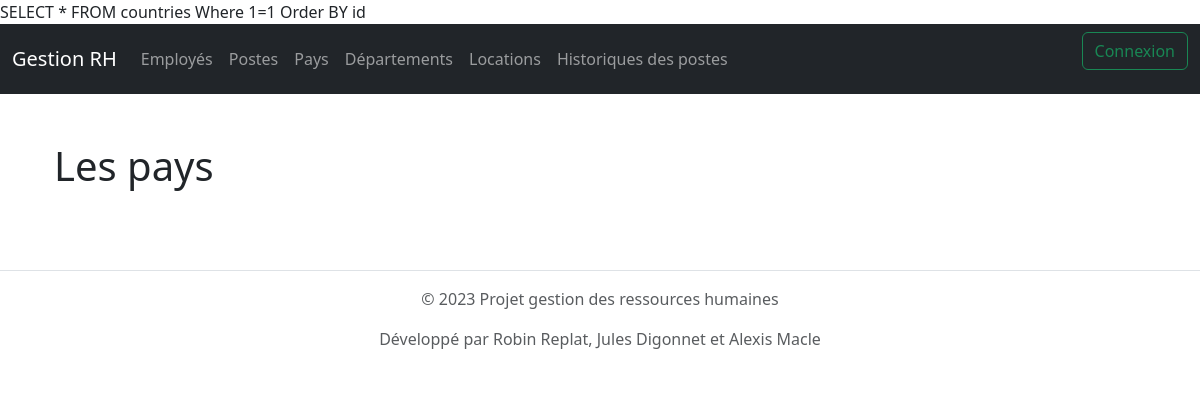
Page /countries on the earlier database version.
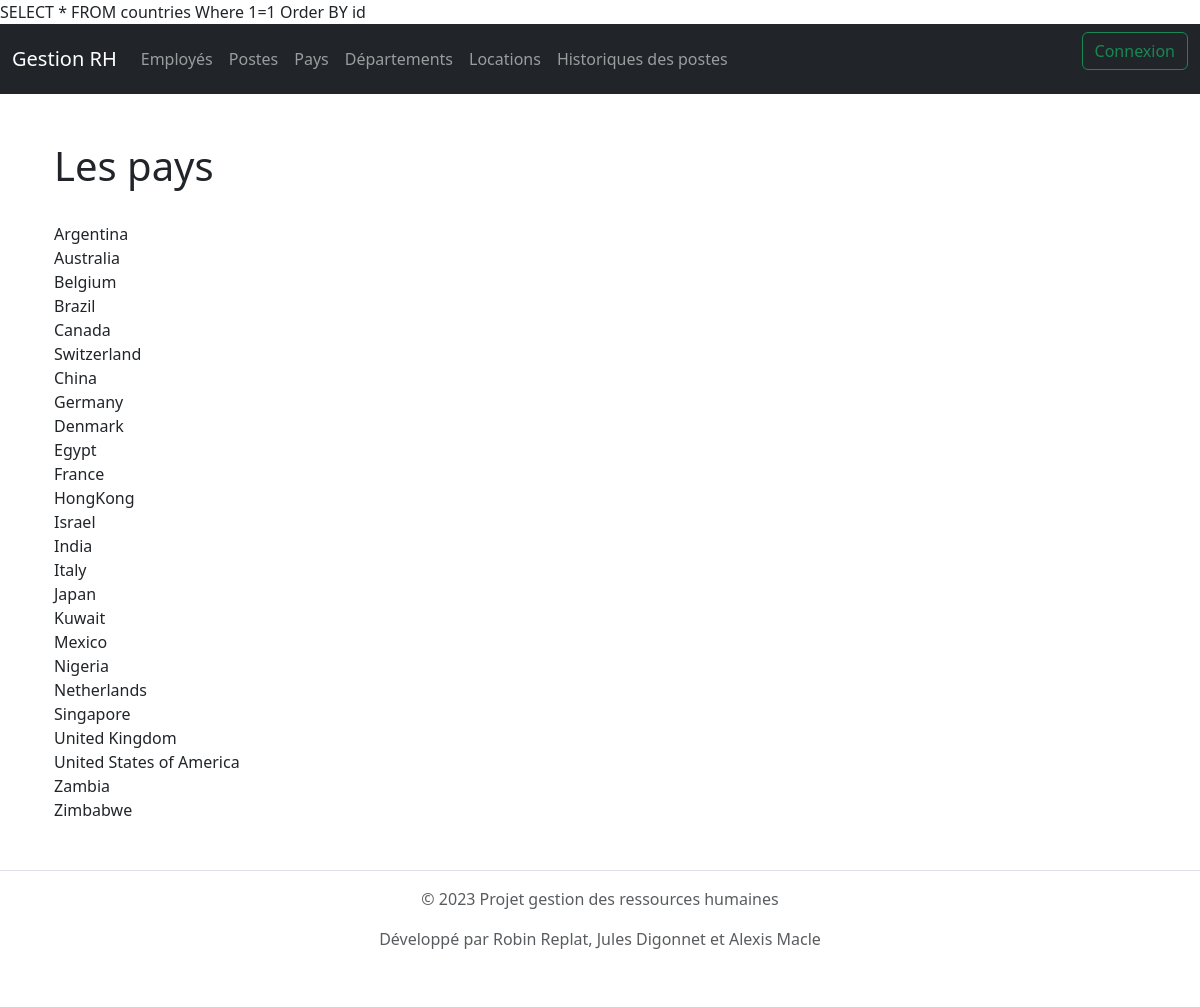
Same page on the later database version.
### tables this page shows
CREATE TABLE `countries` (
  `id` int NOT NULL,
  `COUNTRIES_NAMES` varchar(255) NOT NULL,
  `SHORT_NAMES` varchar(2) NOT NULL,
  `REGION_ID` int NOT NULL
);

### src/controllers/countries.php (called while the page is built, shortened)
<?php
class countries extends controller
{
    var $countrie;
    public function __construct()
    {
        $this->countrie = $this->models['countrie'];
    }
    public function index(): void
    {
        $d = [];
        $d['countries'] = $this->countrie->getAllcountries();
        $this->render('index');
    }
}

### src/core/model.php (called while the page is built, shortened)
<?php
class Model
{
    public $table;
    public $conf = "default";
    public $db;
    function __construct()
    {
        $conf = conf::$databases[$this->conf];
        try {
            $this->db = new PDO(
                'mysql:host=' . $conf['host'] . ';dbname=' . $conf['database'],
                $conf['public'],
                $conf['password'],
                array(
                    PDO::MYSQL_ATTR_INIT_COMMAND => 'SET NAMES utf8',
                    PDO::ATTR_ERRMODE => PDO::ERRMODE_WARNING
                )
            );
        } catch (PDOException $e) {
            print "Erreur !: " . $e->getMessage() . "<br/>";
            die();
        }
    }
    function find($data)
    {
        $fields = "*";
        $inner = " ";
        $union = " ";
        $group = " ";
        $condition = "1=1";
        $order = "id";
        $limit = " ";
        if (isset($data['order'])) {
            $order = $data['order'];
        }
        $sql = 'SELECT ' . $fields .
            ' FROM ' . $this->table .
            '  ' . $inner .
            ' Where ' . $condition .
            ' ' . $union .
            ' ' . $group .
            ' Order BY ' . $order .
            ' ' . $limit;
        $stmt = $this->db->prepare($sql);
        if ($stmt->execute()) {
            $data = $stmt->fetchall(PDO::FETCH_OBJ);
            return $data;
        } else {
            echo "<br/> erreur SQL";
        }
    }
}

### src/models/countrie.php (called while the page is built, shortened)
<?php
class countrie extends Model
{
    public function getAllcountries(): false|array|null
    {
        return $this->find(array(
            "order" => ' id',
        ));
    }
}

### src/views/countries/index.php (the view)
<div class="container-fluid !direction !spacing">
    <div class="row">
        <div class="col">
            <br>
            <h1> Les pays </h1>
            <br>
            <?php
            foreach ($countries as $c) {
                echo $c->COUNTRIES_NAMES ."<br>";
            }
            ?>
            <br>
        </div>
    </div>
</div>

Differences in the rows shown:
added countries: COUNTRIES_NAMES "Argentina"
added countries: COUNTRIES_NAMES "Australia"
added countries: COUNTRIES_NAMES "Belgium"
added countries: COUNTRIES_NAMES "Brazil"
added countries: COUNTRIES_NAMES "Canada"
added countries: COUNTRIES_NAMES "Switzerland"
added countries: COUNTRIES_NAMES "China"
added countries: COUNTRIES_NAMES "Germany"
added countries: COUNTRIES_NAMES "Denmark"
added countries: COUNTRIES_NAMES "Egypt"
added countries: COUNTRIES_NAMES "France"
added countries: COUNTRIES_NAMES "HongKong"
added countries: COUNTRIES_NAMES "Israel"
added countries: COUNTRIES_NAMES "India"
added countries: COUNTRIES_NAMES "Italy"
added countries: COUNTRIES_NAMES "Japan"
added countries: COUNTRIES_NAMES "Kuwait"
added countries: COUNTRIES_NAMES "Mexico"
added countries: COUNTRIES_NAMES "Nigeria"
added countries: COUNTRIES_NAMES "Netherlands"
added countries: COUNTRIES_NAMES "Singapore"
added countries: COUNTRIES_NAMES "United Kingdom"
added countries: COUNTRIES_NAMES "United States of America"
added countries: COUNTRIES_NAMES "Zambia"
added countries: COUNTRIES_NAMES "Zimbabwe"
